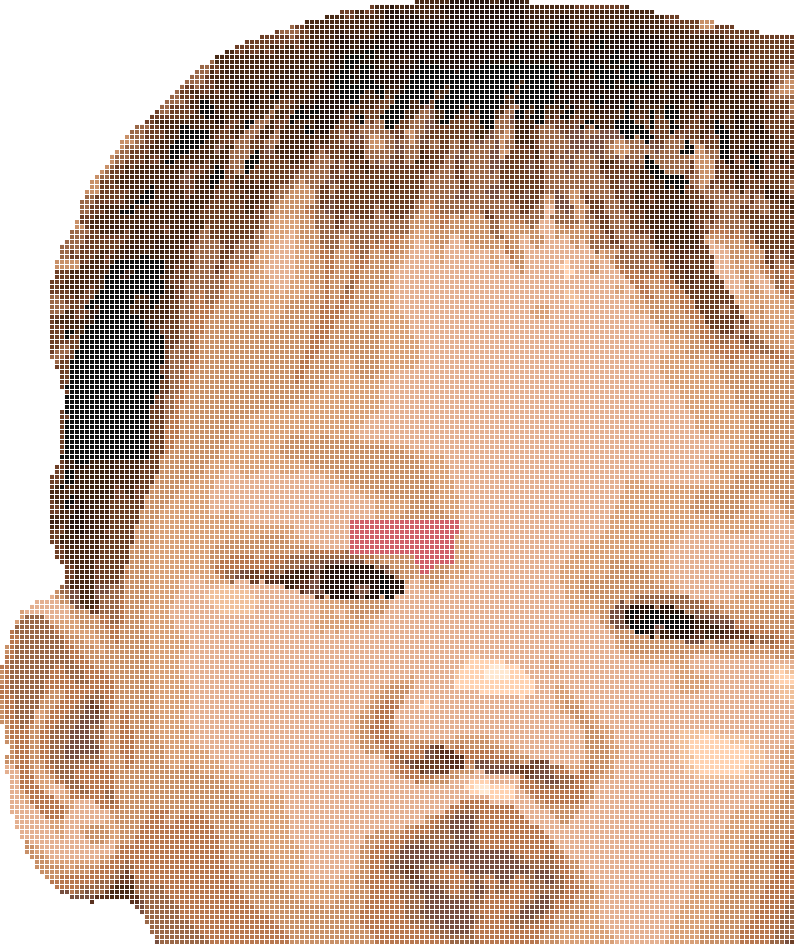
#> input picture perler_output/拼豆预览_写实_159x189.png, 795 x 945 px
$ python -i pro_perler.py   (imports and definitions only)
#> lines starting #> are read from the running program, lines starting #| are printed output that depends on the picture
#!/usr/bin/env python3
"""Toddler head → perler beads (CIEDE2000, lip-locked palette, clean edges)."""
from __future__ import annotations

from collections import Counter
from pathlib import Path

import cv2
import numpy as np
from PIL import Image, ImageDraw, ImageEnhance, ImageFont
from rembg import remove as rembg_remove

SRC = Path(
    "/home/ubuntu/.cursor/projects/workspace/assets/"
    "E0758CA1-23E5-463B-A249-271BB347ADD9_L0_001.jpg"
)
# Fallback: relative path if assets move
if not SRC.exists():
    SRC = Path(__file__).resolve().parent.parent / "assets" / SRC.name

OUT = Path(__file__).resolve().parent
ART = Path("/opt/cursor/artifacts")
if ART.is_dir():
    OUT_DIRS = [OUT, ART]
else:
    OUT_DIRS = [OUT]

PALETTE = [
    ("Black", "#121212"),
    ("Dark Brown", "#2A1810"),
    ("Espresso", "#3E2416"),
    ("Walnut", "#6E4028"),
    ("Cocoa", "#5A3220"),
    ("Brown", "#4A2C18"),
    ("Ivory", "#FFF8F0"),
    ("Cream", "#FFE8D0"),
    ("Light Peach", "#FFD2B0"),
    ("Peach", "#F0C09A"),
    ("Apricot", "#E4B090"),
    ("Warm Tan", "#D8A078"),
    ("Tan", "#C89068"),
    ("Caramel", "#B87850"),
    ("Shadow Tan", "#9A6848"),
    ("Deep Shadow", "#785040"),
    ("Lip Pink", "#D06068"),
    ("Hot Rose", "#B84850"),
    ("Deep Rose", "#903040"),
    ("White", "#FFFFFF"),
]
LIP = {"Lip Pink", "Hot Rose", "Deep Rose"}
HAIR = {"Black", "Dark Brown", "Espresso", "Walnut", "Cocoa", "Brown"}
SKIN = {
    "Ivory", "Cream", "Light Peach", "Peach", "Apricot",
    "Warm Tan", "Tan", "Caramel", "Shadow Tan", "Deep Shadow",
}


def hex_to_rgb(h: str) -> np.ndarray:
    h = h.lstrip("#")
    return np.array([int(h[i : i + 2], 16) for i in (0, 2, 4)], dtype=np.float64)


def srgb_to_linear(c: np.ndarray) -> np.ndarray:
    c = np.clip(c / 255.0, 0, 1)
    return np.where(c <= 0.04045, c / 12.92, ((c + 0.055) / 1.055) ** 2.4)


# [58 lines left out: functions rgb_to_lab, delta_e2000, not called in this run]


def cut_head(src: Path) -> np.ndarray:
#> called with src = '拼豆预览_写实_159x189.png'
    im = Image.open(src).convert("RGB")
#> im is the input picture: PIL image 795x945 RGB; mean R, G, B 208.1, 180.6, 163.3
    W, H = im.size
#> W = 795; H = 945
    crop = im.crop((0, 0, int(W * 0.48), int(H * 0.56)))
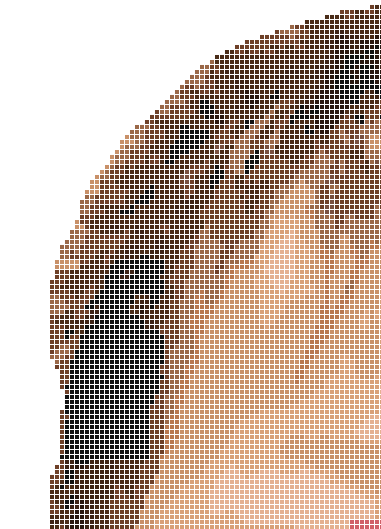
#> crop: PIL image 381x529 RGB; mean R, G, B 197.9, 179.1, 167.1
#> (the run stopped early here; a loop or call above may not have finished)
